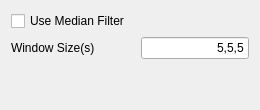
              <widget class="QWidget" name="tab_4">
               <attribute name="title">
                <string>Median</string>
               </attribute>
               <layout class="QVBoxLayout" name="verticalLayout_14">
                <item>
                 <layout class="QVBoxLayout" name="verticalLayout_9">
                  <item>
                   <widget class="QCheckBox" name="checkBox_median">
                    <property name="toolTip">
                     <string>scipy.ndimage.filters.median_filter¶

scipy.ndimage.filters.median_filter(input, size=None, footprint=None, output=None, mode='reflect', cval=0.0, origin=0)[source]

    Calculates a multidimensional median filter.</string>
                    </property>
                    <property name="text">
                     <string>Use Median Filter</string>
                    </property>
                   </widget>
                  </item>
                  <item>
                   <layout class="QHBoxLayout" name="horizontalLayout_41">
                    <item>
                     <widget class="QLabel" name="label_33">
                      <property name="toolTip">
                       <string>     

size : scalar or tuple, optional

    See footprint, below

footprint : array, optional

    Either size or footprint must be defined. size gives the shape that is taken from the input array, at every element position,
 to define the input to the filter function. footprint is a boolean array that specifies (implicitly) a shape,
 but also which of the elements within this shape will get passed to the filter function. Thus size=(n,m) is equivalent to footprint=np.ones((n,m)).
 We adjust size to the number of dimensions of the input array, so that, if the input array is shape (10,10,10),
 and size is 2, then the actual size used is (2,2,2).
</string>
                      </property>
                      <property name="text">
                       <string>Window Size(s)</string>
                      </property>
                      <property name="buddy">
                       <cstring>lineEdit_median_size</cstring>
                      </property>
                     </widget>
                    </item>
                    <item>
                     <spacer name="horizontalSpacer_10">
                      <property name="orientation">
                       <enum>Qt::Horizontal</enum>
                      </property>
                      <property name="sizeHint" stdset="0">
                       <size>
                        <width>40</width>
                        <height>20</height>
                       </size>
                      </property>
                     </spacer>
                    </item>
                    <item>
                     <widget class="QLineEdit" name="lineEdit_median_size">
                      <property name="toolTip">
                       <string>     

size : scalar or tuple, optional

    See footprint, below

footprint : array, optional

    Either size or footprint must be defined. size gives the shape that is taken from the input array, at every element position,
 to define the input to the filter function. footprint is a boolean array that specifies (implicitly) a shape,
 but also which of the elements within this shape will get passed to the filter function. Thus size=(n,m) is equivalent to footprint=np.ones((n,m)).
 We adjust size to the number of dimensions of the input array, so that, if the input array is shape (10,10,10),
 and size is 2, then the actual size used is (2,2,2).
</string>
                      </property>
                      <property name="layoutDirection">
                       <enum>Qt::RightToLeft</enum>
                      </property>
                      <property name="text">
                       <string>5,5,5</string>
                      </property>
                      <property name="alignment">
                       <set>Qt::AlignRight|Qt::AlignTrailing|Qt::AlignVCenter</set>
                      </property>
                     </widget>
                    </item>
                   </layout>
                  </item>
                  <item>
                   <spacer name="verticalSpacer">
                    <property name="orientation">
                     <enum>Qt::Vertical</enum>
                    </property>
                    <property name="sizeHint" stdset="0">
                     <size>
                      <width>20</width>
                      <height>40</height>
                     </size>
                    </property>
                   </spacer>
                  </item>
                 </layout>
                </item>
               </layout>
              </widget>
